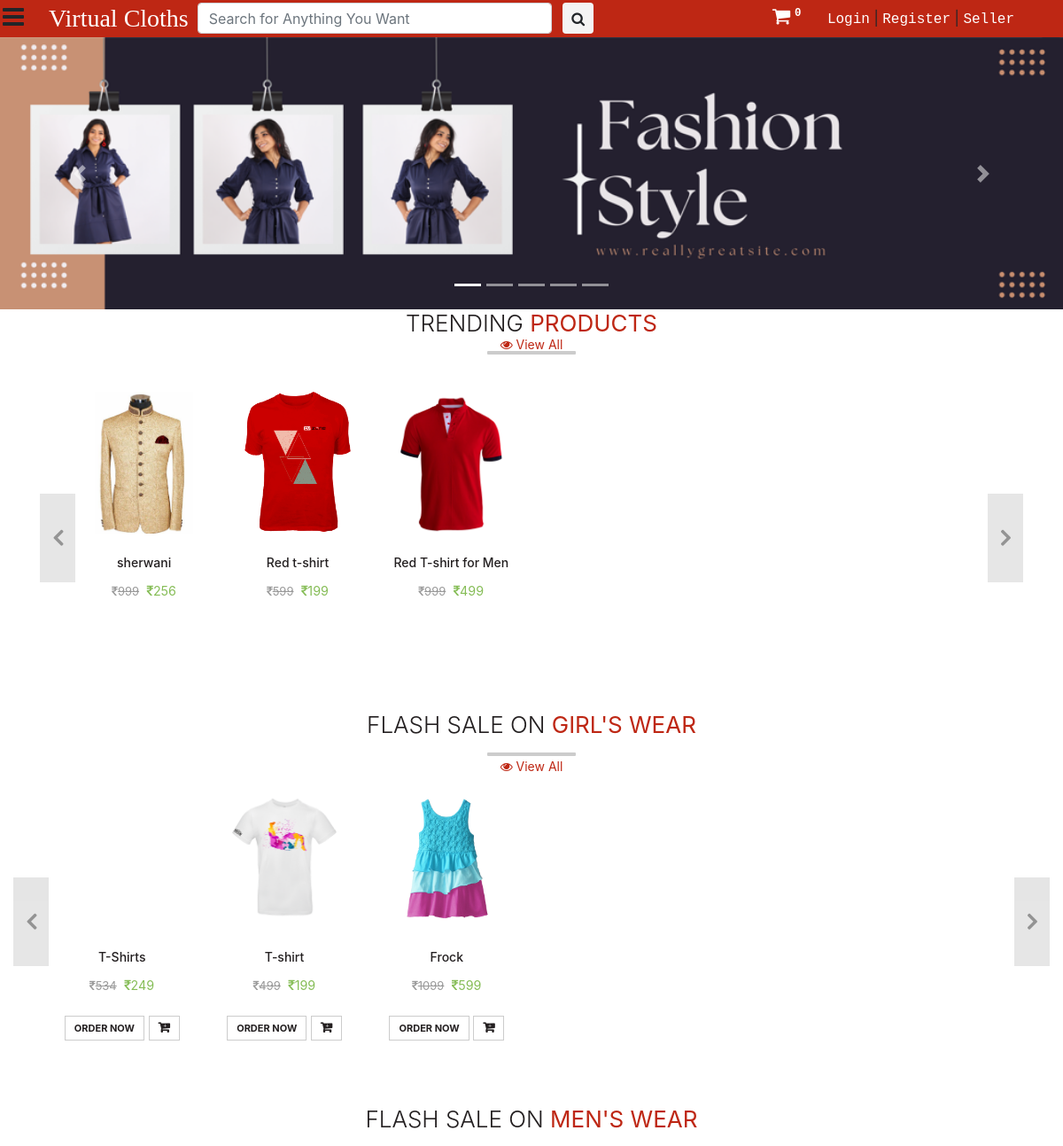
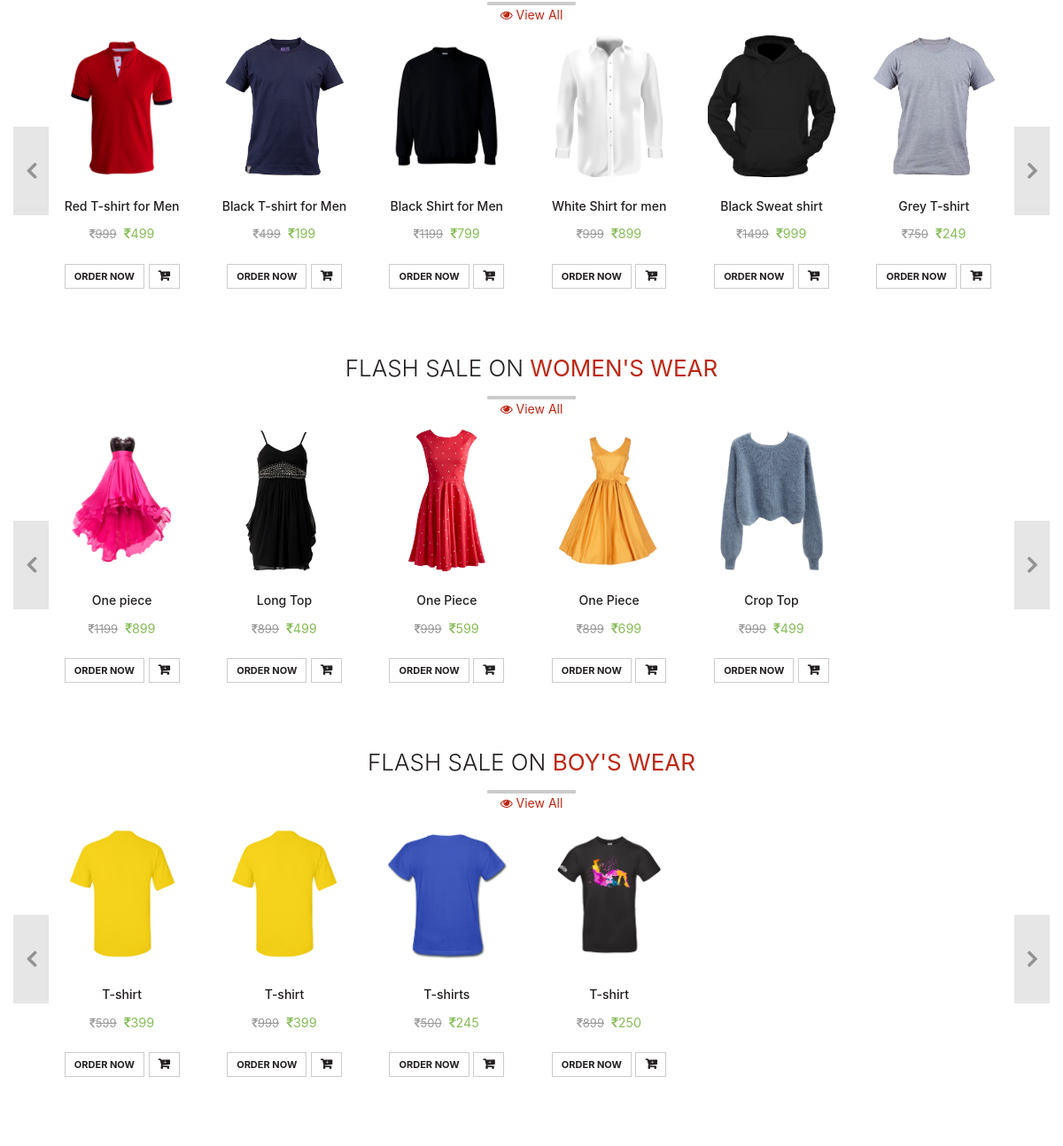
The page / on the database its author committed (2 pictures, top to bottom).
### main/models.py (models this page shows, shortened)
class Slider(models.Model):
	name = models.CharField(max_length=50, default = "", null=True)
	image = models.ImageField(upload_to='slider_img')
	url = models.CharField(max_length=200, default = "#", null=True)

### saler/models.py (models this page shows, shortened)
class trend(models.Model):
	product = models.OneToOneField(Product, default="", on_delete=models.CASCADE, null=True)
	number = models.PositiveIntegerField()

class Product(models.Model):
	GST_CHOICES = (("0",'0'),("3",'3'),("5",'5'),("12",'12'),("18",'18'),("28",'28'))
	product_id = models.BigAutoField(primary_key=True)
	product_id2 = models.CharField(max_length=100,default='')
	shop = models.ForeignKey(User, on_delete=models.CASCADE,default='')
	product_name = models.CharField(max_length=100)
	category = models.ForeignKey(category, default="", verbose_name="Category", on_delete=models.SET_DEFAULT, null=True)
	subcategory = models.CharField(max_length=50, default="")
	price = models.IntegerField(default=0)
	price_not = models.IntegerField(default=999)
	desc = models.TextField()
	gst = models.CharField(default='0',max_length=3,choices=GST_CHOICES)
	pub_date = models.DateField(auto_now=True)
	image1 = models.ImageField(upload_to='products/images', default="",null=True)
	image2 = models.ImageField(upload_to='products/images', default="",null=True,blank=True)
	image3 = models.ImageField(upload_to='products/images', default="",null=True,blank=True)
	image4 = models.ImageField(upload_to='products/images', default="",null=True,blank=True)
	image5 = models.ImageField(upload_to='products/images', default="",null=True,blank=True)

class category(models.Model):
	name = models.CharField(max_length=50, default="")
	sub_Categories  = models.TextField(default="")
	def __str__(self):
		return f'{self.name}'

### main/views.py (the view)
# urls.py: path('', views.index, name='home'),
def index(request):
	if request.user.is_superuser:
		return redirect('admin2')
	elif request.user.is_staff:
		return redirect("saler_home")
	else:
		pass
	prod = Product.objects.all()
	allProds = []
	catprods = Product.objects.values('category', 'product_id')
	cats = {item['category'] for item in catprods}
	for cat in cats:
		prod = []
		for p in [i for i in Product.objects.filter(category=cat)]:
			prod.append([p,[item for item in ProductSize.objects.filter(product=p)]])
		n = len(prod)
		nSlides = 5
		allProds.append([prod[::-1], range(1, nSlides), nSlides])
	params = {
		'sliders':Slider.objects.all(),
		'allProds':allProds,
		'category':category.objects.all(),
		'dow' : dow.objects.all()[0:30],
		'trend': trend.objects.order_by('-number')[0:30],
		'cart_element_no' : len([p for p in Cart.objects.all() if p.user == request.user]),
	}
	return render(request, 'main/index.html', params)

### main/templatetags/app_tags.py (called while the page is built)
@register.filter(name='split')
def split(str, key):
    return str.split(key)

### main/templates/main/index.html (shortened to what this page needs)
{% extends 'main/base.html' %}
{% load static %}
{% block main_head %}
<link href="{% static 'main/css/home_style.css' %}" rel="stylesheet" type="text/css" media="all" />
{% endblock main_head %}
{% block main_body %}
<div id="carouselExampleCaptions" class="carousel slide" data-ride="carousel" style="margin: 0;padding: 0">
	<ol class="carousel-indicators">
		<li data-target="#carouselExampleCaptions" data-slide-to="0" class="active"></li>
		{% for slide in sliders|slice:"1:" %}
		<li data-target="#carouselExampleCaptions" data-slide-to="{{forloop.counter}}"></li>
		{% endfor %}
	</ol>
	<div class="carousel-inner">
		<div class="carousel-item active">
			<img src="{{sliders.0.image.url}}" alt="{{sliders.0.name}}" style="width: 100%">
		</div>
	</div>
	<a class="carousel-control-prev" href="#carouselExampleCaptions" role="button" data-slide="prev">
		<span class="carousel-control-prev-icon" aria-hidden="true"></span>
	</a>
	<a class="carousel-control-next" href="#carouselExampleCaptions" role="button" data-slide="next">
		<span class="carousel-control-next-icon" aria-hidden="true"></span>
	</a>
</div>
<div id="container_main">
	<div class="container">
		<div class="row">
			<div class="col-md-12">
				<h2>Trending <b>Products</b></h2>
				<div style="text-align: center;">
				<a href="/products/trend" class="btn"
					style="color: #be2714; font-size: 14px; padding-top: 0;  margin-top: -20px;">
					<i class="fa fa-eye" aria-hidden="true" style=""></i> View All
				</a></div>
				<div id="trendCarousel" class="carousel carousel1 slide" data-ride="carousel" data-interval="0">
					<ol class="carousel-indicators">
						<li data-target="#trendCarousel" data-slide-to="0" class="active"></li>
						<li data-target="#trendCarousel" data-slide-to="1"></li>
						<li data-target="#trendCarousel" data-slide-to="2"></li>
						<li data-target="#trendCarousel" data-slide-to="3"></li>
						<li data-target="#trendCarousel" data-slide-to="4"></li>
					</ol>
					<div class="carousel-inner">
						<div class="item carousel-item active">
							<div class="row">
								{% for i in trend %}
								<div class="col-sm-2 p-0 pr-2">
									<div class="thumb-wrapper">
										<div class="img-box">
											<img src="{{i.product.image1.url}}" class="img-responsive img-fluid" alt="">
										</div>
										<div class="thumb-content">
											<h4><a href="product/{{i.product_id}}" style="text-decoration: none; color: #231f20">
													{{i.product.product_name}}</a></h4>
											<p class="item-price"><strike><i class="fa fa-inr"
														aria-hidden="true"></i>{{i.product.price_not}}</strike> <span><i
														class="fa fa-inr" aria-hidden="true"></i>{{i.product.price}}</span></p>
										</div>
									</div>
								</div>
								{% endfor %}
							</div>
						</div>
					</div>
					<a class="carousel-control left carousel-control-prev" href="#trendCarousel" data-slide="prev">
						<i class="fa fa-angle-left"></i>
					</a>
					<a class="carousel-control right carousel-control-next" href="#trendCarousel" data-slide="next">
						<i class="fa fa-angle-right"></i>
					</a>
				</div>
			</div>
		</div>
	</div>
	<div class="container-fluid">
		{% for product, range, nSlides in allProds %}
		<h2>Flash Sale On <b>{{product.0.0.category}}</b></h2>
		<div id="demo{{forloop.counter}}" class="carousel carousel1 slide" data-ride="carousel" data-interval="0">
			<div style="text-align: center;">
				<a href="/products/{{product.0.0.category}}" class="btn"
					style="color: #be2714; font-size: 14px; padding-top: 0;  margin-top: -20px;">
					<i class="fa fa-eye" aria-hidden="true" style=""></i> View All
				</a></div>
			<ol class="carousel-indicators">
				<li data-target="#demo{{forloop.counter}}" data-slide-to="0" class="active"></li>
				{% for i in range %}
				<li data-target="#demo{{forloop.parentloop.counter}}" data-slide-to="{{i}}"></li>
				{% endfor %}
			</ol>
			<div class="carousel-inner">
				<div class="item carousel-item active">
					<div class="row">
						{% for i in product %}
						<div class="col-sm-2 p-0 pr-2">
							<div class="thumb-wrapper">
								<div class="img-box">
									<img src="{{i.0.image1.url}}" class="img-responsive img-fluid" alt="">
								</div>
								<div class="thumb-content">
									<h4><a href="product/{{i.0.product_id}}" style="text-decoration: none; color: #231f20">
											{{i.0.product_name}}</a>
									</h4>
									<p class="item-price"><strike><i class="fa fa-inr"
														aria-hidden="true"></i>{{i.0.price_not}}</strike> <span><i class="fa fa-inr"
												aria-hidden="true"></i>{{i.0.price}}</span></p>
									<div>
										{% if i.1 %}
										<a p_id="{{i.0.product_id}}" class="btn btn-primary oprbtn" id="ord{{i.0.product_id}}">Order Now</a>
												<a p_id="{{i.0.product_id}}" class="btn btn-primary oprbtn"  style="padding: 5px 10px 5px 5px;" id="atc{{i.0.product_id}}"><i class="fa fa-cart-plus" aria-hidden="true"></i></a>
										{% endif %}
									</div>
								</div>
							</div>
						</div>
						{% if forloop.counter|divisibleby:6 and forloop.counter > 0 and not forloop.last %}
					</div>
				</div>
				<div class="item carousel-item">
					<div class="row">
						{% endif %}
						{% endfor %}
					</div>
				</div>
			</div>
			<a class="carousel-control left carousel-control-prev" href="#demo{{forloop.counter}}" data-slide="prev">
				<i class="fa fa-angle-left"></i>
			</a>
			<a class="carousel-control right carousel-control-next" href="#demo{{forloop.counter}}" data-slide="next">
				<i class="fa fa-angle-right"></i>
			</a>
		</div>
		{% endfor %}
	</div>
</div>
{% endblock main_body %}

### main/templates/main/base.html (shortened to what this page needs)
<!DOCTYPE html>
<html>
<head>
	{% load static %}
	{% load app_tags %}
	<link href="{% static 'main/css/bootstrap.min.css' %}" rel="stylesheet" type="text/css" media="all" />
	<link href="{% static 'main/css/style.css' %}" rel="stylesheet" type="text/css" media="all" />
	<link href="{% static 'saler/font-awesome/css/font-awesome.min.css' %}" rel="stylesheet">
	{% block main_head %}
	{% endblock main_head %}
</head>
<body>
	<nav class="main_nav" id="main_nav">
		<div class="container">
			<div class="nav_links">
				<a href="{% url 'home' %}" class="logo">Virtual Cloths</i></a>
				<form class="form-inline my-2 my-lg-0 serch" action="/search">
					<input class="form-control mr-sm-2" type="search" placeholder="Search for Anything You Want"
						aria-label="Search" name="query">
					<button class="btn" type="submit" style="margin: 0;"><i class="fa fa-search"
							aria-hidden="true"></i></button>
				</form>
			</div>
			<div class="user_links pt-1">
				<a href="{% url 'main_cart' %}" style="font-size: 22px; color: #fff; margin-right: 20px;"><i
						class="fa fa-shopping-cart" aria-hidden="true"></i><sup><span class="badge"
							id="cart_no">{{cart_element_no}}</span></sup></a>
				{% if request.user.is_authenticated %}
				<a href="{% url 'myorders' %}">My Order |</a>
				<a href="{% url 'account_settings' %}">Settings |</a>
				<a><img
						src="{{request.user.userdetail.photo.url}}"
						style="height: 20px; width: 20px; border-radius: 10px; margin-right: 3px;">{{request.user.first_name}}</a>&nbsp;|
						<a href="{% url 'logout' %}">Logout</a>
				{% else %}
				<a href="{% url 'login' %}">Login</a>&nbsp;|
				<a href="{% url 'signup' %}">Register</a>&nbsp;|
				<a href="{% url 'seller_signup' %}">Seller</a>
				{% endif %}
			</div>
		</div>
	</nav>
	<a class="menu_bar"><i class="fa fa-bars" aria-hidden="true"></i></a>
	<main class="" id="menu_close">
		{% block main_body %}
		{% endblock main_body %}
	</main>
</body>
</html>

### main/static/main/css/style.css (style rules this page uses)
body a { text-decoration:none; transition:0.5s all; -webkit-transition:0.5s all; -moz-transition:0.5s all; -o-transition:0.5s all; -ms-transition:0.5s all; }
.menu_bar { position: fixed; top: -2px; left: 3px; z-index: 99; color: #fff; font-size: 28px; }
main { transition: all 300ms linear; padding-top: 42px; }
.main_nav input { height: 35px; }
.main_nav button { background-color: #f4f4f4; height: 35px; padding: 0 9px 0 9px; }
.main_nav { height: 42px; width: 100%; position: fixed; background-color: #be2714; z-index: 99; }
.main_nav .serch { display: inline; float: right; padding: 3px 0 0 10px; }
.main_nav .serch input { width: 400px; }
.main_nav .nav_links { float: left; margin-left: 10px; }
.main_nav .nav_links .logo { font-size: 28px; font-family: stormextrabold; color: #fff; }
.main_nav .nav_links a { font-family: Courier New; color: #fff; }
.main_nav .user_links { float: right; margin-right: 10px }
.main_nav .user_links a { font-family: Courier New; color: #fff; }
.active { left: 0; }
.item-price { font-size: 13px; padding: 2px 0; }
.item-price strike { color: #999; margin-right: 5px; }
.item-price span { color: #86bd57; font-size: 110%; }

### main/static/main/css/home_style.css (style rules this page uses)
h2 { color: #231f20; font-size: 26px; font-weight: 300; text-align: center; text-transform: uppercase; position: relative; }
h2 b { color: #be2714; }
h2::after { content: ""; width: 100px; position: absolute; margin: 0 auto; height: 4px; background: rgba(0, 0, 0, 0.2); left: 0; right: 0; bottom: -20px; }
.carousel1 { margin: 30px auto; padding: 0 50px; }
.carousel1 .item { min-height: 330px; text-align: center; overflow: hidden; }
.carousel1 .item .img-box { height: 160px; width: 100%; position: relative; }
.carousel1 .item img { max-width: 100%; max-height: 100%; display: inline-block; position: absolute; bottom: 0; margin: 0 auto; left: 0; right: 0; }
.carousel1 .item h4 { font-size: 14px; margin: 10px 0; }
.carousel1 .item .btn { color: #231f20; border-radius: 0; font-size: 11px; text-transform: uppercase; font-weight: bold; background: none; border: 1px solid #ccc; padding: 5px 10px; margin-top: 5px; line-height: 16px; }
.carousel1 .item .btn i { font-size: 14px; font-weight: bold; margin-left: 5px; }
.carousel1 .thumb-wrapper { text-align: center; }
.carousel1 .thumb-content { padding: 15px; }
.carousel1 .carousel-control { height: 100px; width: 40px; background: none; margin: auto 0; background: rgba(0, 0, 0, 0.2); }
.carousel1 .carousel-control i { font-size: 30px; position: absolute; top: 50%; display: inline-block; margin: -16px 0 0 0; z-index: 5; left: 0; right: 0; color: rgba(0, 0, 0, 0.8); text-shadow: none; font-weight: bold; }
.carousel1 .item-price { font-size: 13px; padding: 2px 0; }
.carousel1 .item-price strike { color: #999; margin-right: 5px; }
.carousel1 .item-price span { color: #86bd57; font-size: 110%; }
.carousel1 .carousel-control.left i { margin-left: -3px; }
.carousel1 .carousel-control.left i { margin-right: -3px; }
.carousel1 .carousel-indicators { bottom: -50px; }

### main/templates/main/index.html (style rules this page uses)
h2 { color: #000; font-size: 26px; font-weight: 300; text-align: center; text-transform: uppercase; position: relative; }
h2 b { color: #be2714; }
h2::after { content: ""; width: 100px; position: absolute; margin: 0 auto; height: 4px; border-radius: 1px; background: #be2714; left: 0; right: 0; bottom: -5px; }
.item-price { font-size: 13px; padding: 2px 0; }

### rows shown on the page
Slider: image (picture)
trend: product.image1 (picture), product.product_name "sherwani", product.price_not "999", product.price "256"
trend: product.image1 (picture), product.product_name "Red t-shirt", product.price_not "599", product.price "199"
trend: product.image1 (picture), product.product_name "Red T-shirt for Men", product.price_not "999", product.price "499"
Product: category.name "GIRL'S WEAR", product_name "T-Shirts", price_not "534", price "249"
Product: image1 (picture), product_name "T-shirt", price_not "499", price "199"
Product: image1 (picture), product_name "Frock", price_not "1099", price "599"
Product: category.name "MEN'S WEAR", image1 (picture), product_name "Red T-shirt for Men", price_not "999", price "499"
Product: image1 (picture), product_name "Black T-shirt for Men", price_not "499", price "199"
Product: image1 (picture), product_name "Black Shirt for Men", price_not "1199", price "799"
Product: image1 (picture), product_name "White Shirt for men", price_not "999", price "899"
Product: image1 (picture), product_name "Black Sweat shirt", price_not "1499", price "999"
Product: image1 (picture), product_name "Grey T-shirt", price_not "750", price "249"
Product: category.name "WOMEN'S WEAR", image1 (picture), product_name "One piece", price_not "1199", price "899"
Product: image1 (picture), product_name "Long Top", price_not "899", price "499"
Product: image1 (picture), product_name "One Piece", price_not "999", price "599"
Product: image1 (picture), product_name "One Piece", price_not "899", price "699"
Product: image1 (picture), product_name "Crop Top", price_not "999", price "499"
Product: category.name "BOY'S WEAR", image1 (picture), product_name "T-shirt", price_not "599", price "399"
Product: image1 (picture), product_name "T-shirt", price_not "999", price "399"
Product: image1 (picture), product_name "T-shirts", price_not "500", price "245"
Product: image1 (picture), product_name "T-shirt", price_not "899", price "250"

### other values the page prints
{{ cart_element_no }} "0"
